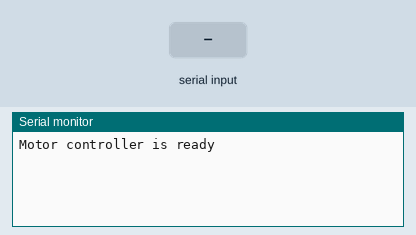
Recording of a sketch running on a simulated Arduino Uno, built with avr-gcc and run on an emulated ATmega328P. Shown: the last lines printed to the serial monitor. The test bench sets the inputs (shaded band).

Above: at 1.5 s.
1.6 s: "1" received over Serial
At 2.8 s:
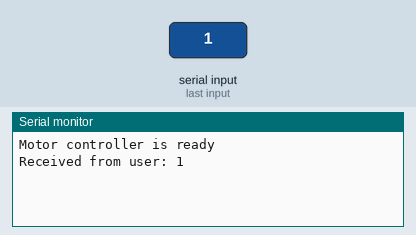
3.1 s: "1" received over the second serial link
At 4.0 s:
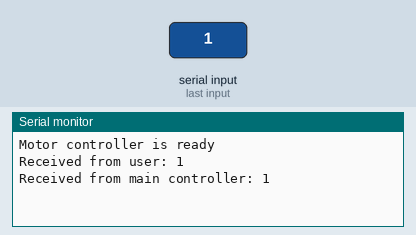
4.6 s: "0" received over Serial
At 5.2 s:
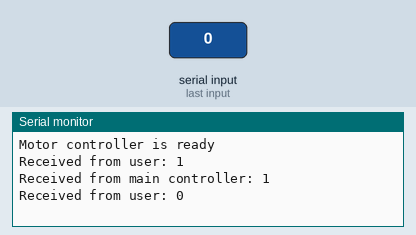
6.1 s: "0" received over the second serial link
At 7.5 s:
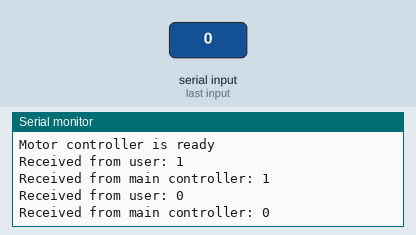

The sketch:

KeyVendorMotorController.ino
```cpp
#include "SoftwareSerial.h"

SoftwareSerial mainControllerSerial(3, 4);
String input = "";

void setup() {
  Serial.begin(9600);
  mainControllerSerial.begin(9600);
  delay(300);

  Serial.println("Motor controller is ready");
}
void loop() {
  if (mainControllerSerial.available()) {
    input = "";
    while(mainControllerSerial.available())
      input += char(mainControllerSerial.read());
    Serial.print("Received from main controller: ");
    Serial.println(input);
  }
  if (Serial.available()) {
    input = "";
    while(Serial.available())
      input += char(Serial.read());
    Serial.print("Received from user: ");
    Serial.println(input);
  }
}
```

Measured:
- after the input at 1.6 s, the serial monitor: prints a new line at once (image 1)
- after the input at 3.1 s, the serial monitor: prints a new line at once (image 2)
- after the input at 4.6 s, the serial monitor: prints a new line at once (image 3)
- after the input at 6.1 s, the serial monitor: prints a new line at once (image 4)
